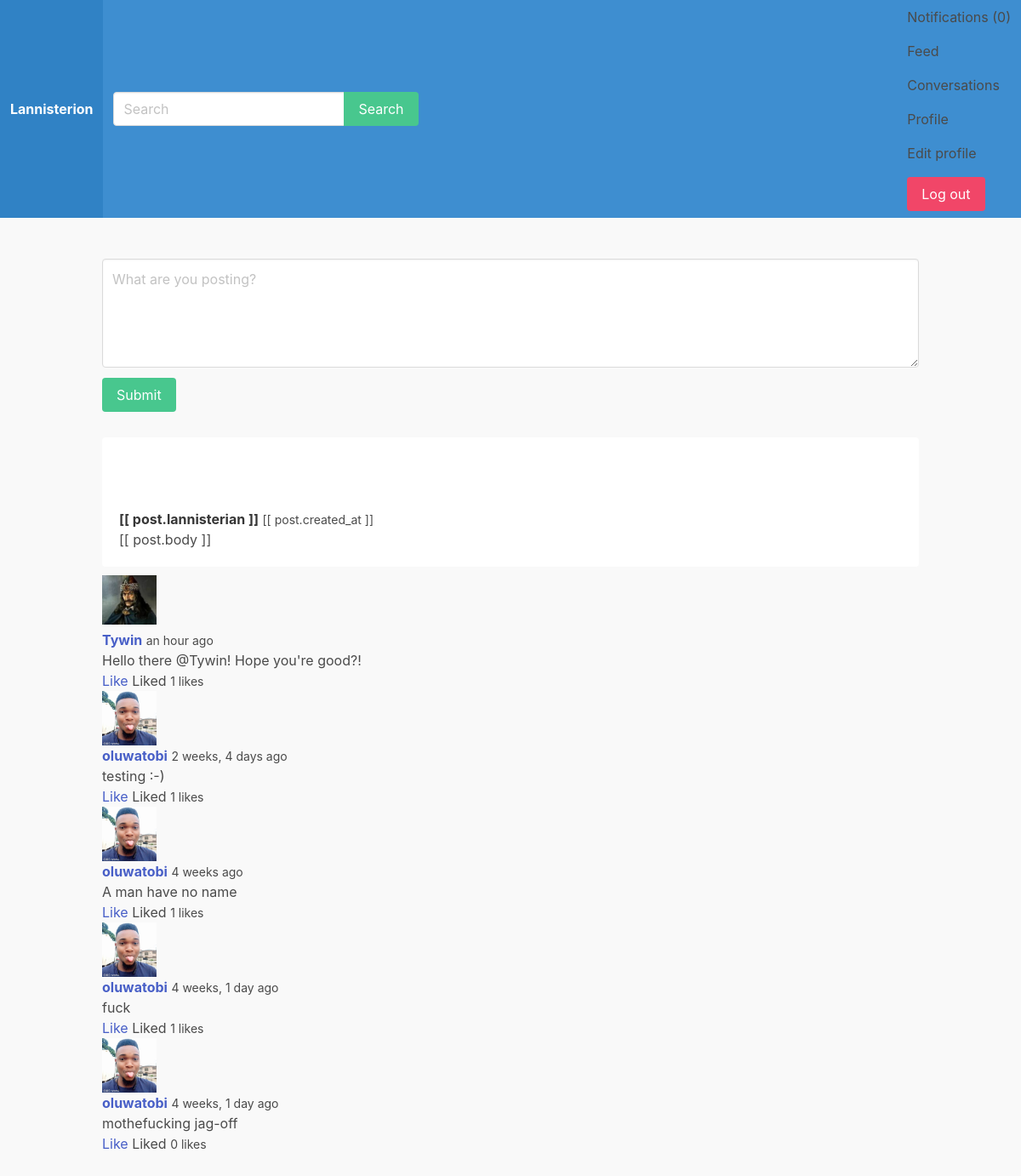
/feed/ (signed in), run on the app's committed database.
### apps/feed/models.py (models this page shows)
class Post(models.Model):
    body = models.CharField(max_length=255)
    created_by = models.ForeignKey(User, related_name='posts', on_delete=models.CASCADE)
    created_at = models.DateTimeField(auto_now_add=True)
    class Meta:
        ordering = ('-created_at',)

### apps/lannisterianprofile/models.py (models this page shows)
class LannisterianProfile(models.Model):
    user = models.OneToOneField(User, on_delete=models.CASCADE)
    follows = models.ManyToManyField('self', related_name='followed_by', symmetrical=False)
    avatar = models.ImageField(upload_to='upload/', blank=True, null=True)

### apps/feed/views.py (the view)
# urls.py: path('feed/', feed, name='feed'),
@login_required
def feed(request):
    userids = [request.user.id]
    for lannisterian in request.user.lannisterianprofile.follows.all():
        userids.append(lannisterian.user.id)
    posts =Post.objects.filter(created_by_id__in=userids)
    for post in posts:
        likes = post.likes.filter(created_by_id=request.user.id)
        if likes.count() > 0:
            post.liked = True
        else:
            post.liked = False
    return render(request, 'feed/feed.html', {'posts': posts})

### apps/notification/context_processors.py (called while the page is built)
def notifications(request):
    if request.user.is_authenticated:
        return{'notifications' : request.user.notifications.filter(is_read=False)}
    else:
        return{'notifications': []}

### apps/feed/templates/feed/feed.html (shortened to what this page needs)
{% extends 'core/base.html' %}
{% load humanize %}
{% block content %}
    <div class="container" id="feedapp">
        <div class="columns">
            <div class="column is-12">
                <div class="wrapper-form">
                    <form v-on:submit.prevent="submitPost()">
                        <div class="field">
                            <div class="control">
                                <textarea class="textarea" v-model="body" placeholder="What are you posting?"></textarea>
                            </div>
                        </div>
                        <div class="field">
                            <div class="control">
                                <button class="button is-success">Submit</button>
                            </div>
                        </div>
                    </form>
                </div>
                <div class="wrapper-posts">
                    <div class="post" v-for="post in posts">
                        <article class="article">
                            <figure class="media-left">
                                <p class="image is-64x64">
                                </p>
                            </figure>
                            <div class="media-content">
                                <div class="content">
                                    <p>
                                        <strong>[[ post.lannisterian ]]</strong>
                                        <small>[[ post.created_at ]]</small>
                                        <br>
                                        [[ post.body ]]
                                    </p>
                                </div>
                            </div>
                        </article>
                    </div>
                    {% for post in posts %}
                        <article class="article">
                            <figure class="media-left">
                                <p class="image is-64x64">
                                    {% if post.created_by.lannisterianprofile.avatar %}
                                        <img src="{{ post.created_by.lannisterianprofile.avatar.url }}">
                                    {% endif %}
                                </p>
                            </figure>
                            <div class="media-content">
                                <div class="content">
                                    <p>
                                        <strong><a href="{% url 'lannisterianprofile' post.created_by.username %}">{{ post.created_by.username }}</a></strong>
                                        <small>{{ post.created_at|naturaltime }}</small>
                                        <br>
                                        {{ post.body }}
                                    <br>
                                    <a @click="likePost({{ post.id}})" v-if="!liked_posts.includes({{ post.id }})">Like</a>
                                    <span v-if="liked_posts.includes({{ post.id }})">Liked</span>
                                    <small id="likes-{{ post.id }}">{{ post.likes.count }} likes</small>
                                    </p>
                                </div>
                            </div>
                        </article>
                    {% endfor %}
                </div>
            </div>
        </div>
    </div>
{% endblock %}

### static/css/main.css (style rules this page uses)
body { background: #f9f9f9; }
.wrapper-posts { margin-top: 30px; }
.wrapper-posts .post, .notifications-wrapper .media { margin-bottom: 10px; padding: 20px; border-radius: 4px; background: #fff; }

### data on the page
Post: created_by.lannisterianprofile.avatar (picture), created_by.username "Tywin", created_at "an hour ago", body "Hello there @Tywin! Hope you're good?!", likes.count "1"
Post: created_by.lannisterianprofile.avatar (picture), created_by.username "oluwatobi", created_at "2 weeks, 4 days ago", body "testing :-)", likes.count "1"
Post: created_by.lannisterianprofile.avatar (picture), created_by.username "oluwatobi", created_at "4 weeks ago", body "A man have no name", likes.count "1"
Post: created_by.lannisterianprofile.avatar (picture), created_by.username "oluwatobi", created_at "4 weeks, 1 day ago", body "fuck", likes.count "1"
Post: created_by.lannisterianprofile.avatar (picture), created_by.username "oluwatobi", created_at "4 weeks, 1 day ago", body "mothefucking jag-off", likes.count "0"

### other printed values
{{ notifications.count }} "0"
